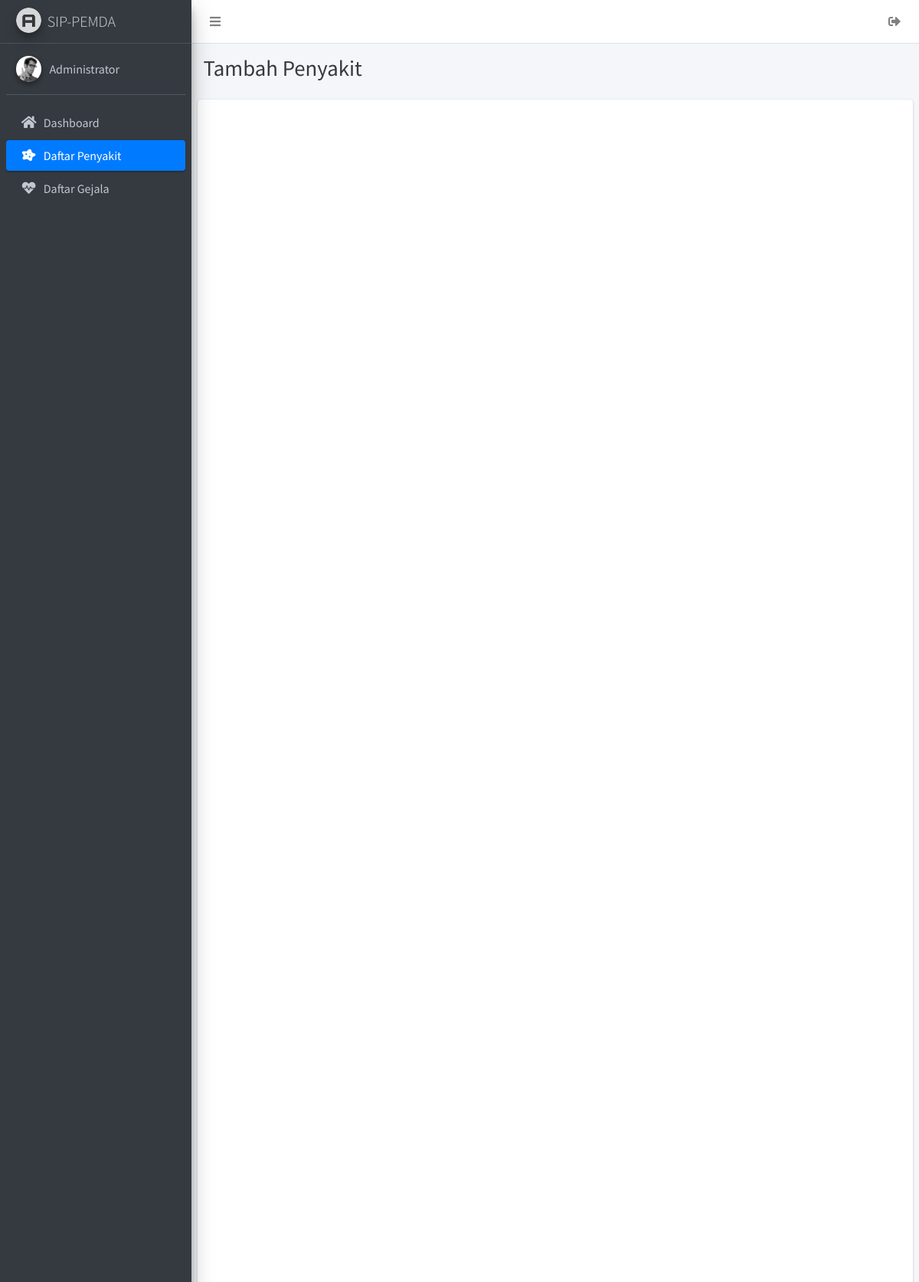
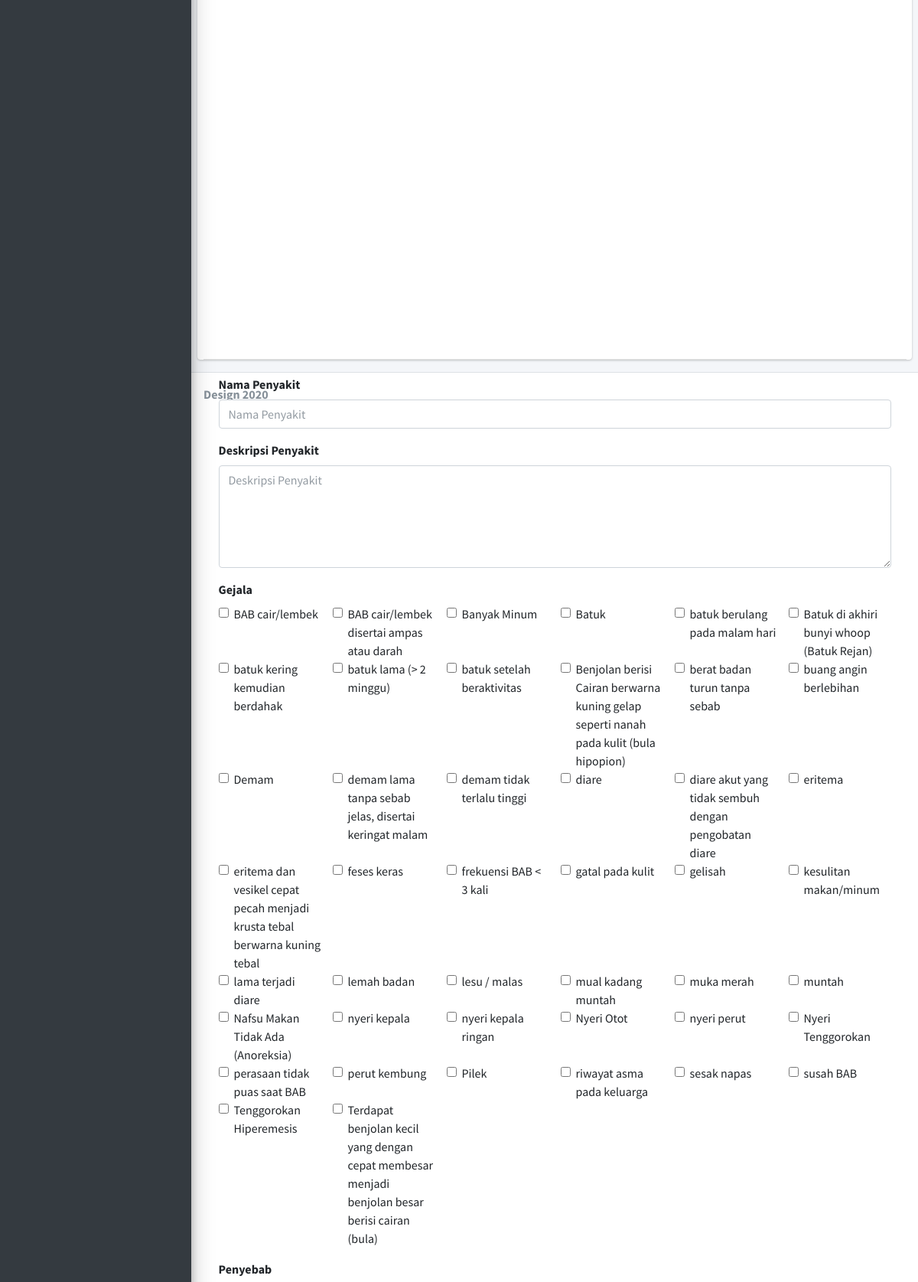
/pages/add_disease.php (signed in, upper part), run on the app's committed database (2 pictures, top to bottom).
### tables this page shows
CREATE TABLE `gejala` (
  `id` int(10) NOT NULL,
  `nama` varchar(255) NOT NULL
);

### pages/add_disease.php (the view, shortened to what this page needs)
<?php
  include '../connect.php';
  $query = "SELECT * FROM `gejala` ORDER BY `nama` ASC;";
  $sql = mysqli_query($mysqli, $query);
?>
<!DOCTYPE html>
<html>
  <head>
    <link rel="stylesheet" href="../plugins/fontawesome-free/css/all.min.css">
    <link rel="stylesheet" href="https://code.ionicframework.com/ionicons/2.0.1/css/ionicons.min.css">
    <link rel="stylesheet" href="../plugins/tempusdominus-bootstrap-4/css/tempusdominus-bootstrap-4.min.css">
    <link rel="stylesheet" href="../plugins/icheck-bootstrap/icheck-bootstrap.min.css">
    <link rel="stylesheet" href="../plugins/jqvmap/jqvmap.min.css">
    <link rel="stylesheet" href="../dist/css/adminlte.min.css">
    <link rel="stylesheet" href="../plugins/overlayScrollbars/css/OverlayScrollbars.min.css">
    <link rel="stylesheet" href="../plugins/daterangepicker/daterangepicker.css">
    <link rel="stylesheet" href="../plugins/summernote/summernote-bs4.css">
  </head>
  <body class="hold-transition sidebar-mini layout-fixed">
    <div class="wrapper">
      <nav class="main-header navbar navbar-expand navbar-white navbar-light">
        <ul class="navbar-nav">
          <li class="nav-item">
            <a class="nav-link" data-widget="pushmenu" href="#" role="button"><i class="fas fa-bars"></i></a>
          </li>
        </ul>
        <ul class="navbar-nav ml-auto">
          <li class="nav-item">
            <a class="nav-link" href="logout.html">
              <i class="fas fa-sign-out-alt"></i>
            </a>
          </li>
        </ul>
      </nav>
      <aside class="main-sidebar sidebar-dark-primary elevation-4">
        <a href="index.html" class="brand-link">
          <img src="../dist/img/AdminLTELogo.png" alt="AdminLTE Logo" class="brand-image img-circle elevation-3"
              style="opacity: .8">
          <span class="brand-text font-weight-light">SIP-PEMDA</span>
        </a>
        <div class="sidebar">
          <div class="user-panel mt-3 pb-3 mb-3 d-flex">
            <div class="image">
              <img src="../dist/img/user2-160x160.jpg" class="img-circle elevation-2" alt="User Image">
            </div>
            <div class="info">
              <a href="profil.html" class="d-block">Administrator</a>
            </div>
          </div>
          <nav class="mt-2">
            <ul class="nav nav-pills nav-sidebar flex-column nav-child-indent" data-widget="treeview" role="menu" data-accordion="false">
              <li class="nav-item">
                <a href="dashboard.php" class="nav-link">
                  <i class="nav-icon fas fa-home"></i>
                  <p>
                    Dashboard
                  </p>
                </a>
              </li>
              <li class="nav-item">
                <a href="diseases.php" class="nav-link active">
                  <i class="nav-icon fas fa-disease"></i>
                  <p>
                    Daftar Penyakit
                  </p>
                </a>
              </li>
              <li class="nav-item">
                <a href="symptoms.php" class="nav-link">
                  <i class="nav-icon fas fa-heartbeat"></i>
                  <p>
                    Daftar Gejala
                  </p>
                </a>
              </li>
            </ul>
          </nav>
        </div>
      </aside>
      <div class="content-wrapper">
        <div class="content-header">
          <div class="container-fluid">
            <div class="row mb-2">
              <div class="col-sm-6">
                <h1 class="m-0 text-dark">Tambah Penyakit</h1>
              </div>
            </div>
          </div>
        </div>
        <section class="content">
          <div class="container-fluid">
            <div class="row">
              <div class="card col-12">
                <div class="card-header col-12">
                </div>
                <div class="card-body">
                  <form action="../functions/add_diseases.php" method="post">
                    <div class="form-group">
                      <label for="">Nama Penyakit</label>
                      <input type="text" class="form-control" placeholder="Nama Penyakit" id="nama" name="nama">
                    </div>
                    <div class="form-group">
                      <label for="">Deskripsi Penyakit</label>
                      <textarea name="penjelasan" id="penjelasan" rows="5" class="form-control" placeholder="Deskripsi Penyakit"></textarea>
                    </div>
                    <div class="form-group">
                      <label for="">Gejala</label>
                      <div class="row">
                        <?php
                          while($datas = mysqli_fetch_assoc($sql)){
                        ?>
                        <div class="col-2">
                          <div class="form-check">
                            <input class="form-check-input" type="checkbox" name="gejala[]" id="<?php echo $datas['id']; ?>" value="<?php echo $datas['id']; ?>">
                            <label class="form-check-label" for="<?php echo $datas['id']; ?>"><?php echo $datas['nama']; ?></label>
                          </div>
                        </div>
                        <?php } ?>
                      </div>
                    </div>
                    <div class="form-group">
                      <label for="">Penyebab</label>
                    </div>
                  </form>
                </div>
              </div>
            </div>
          </div>
        </section>
      </div>
      <footer class="main-footer">
        <strong>Design 2020</strong>
      </footer>
    </div>
  </body>
</html>

### data on the page
gejala: nama "BAB cair/lembek"
gejala: nama "BAB cair/lembek disertai ampas atau darah"
gejala: nama "Banyak Minum"
gejala: nama "Batuk"
gejala: nama "batuk berulang pada malam hari"
gejala: nama "Batuk di akhiri bunyi whoop (Batuk Rejan)"
gejala: nama "batuk kering kemudian berdahak"
gejala: nama "batuk lama (> 2 minggu)"
gejala: nama "batuk setelah beraktivitas"
gejala: nama "Benjolan berisi Cairan berwarna kuning gelap seperti nanah pada kulit (bula hipopion)"
gejala: nama "berat badan turun tanpa sebab"
gejala: nama "buang angin berlebihan"
gejala: nama "Demam"
gejala: nama "demam lama tanpa sebab jelas, disertai keringat malam"
gejala: nama "demam tidak terlalu tinggi"
gejala: nama "diare"
gejala: nama "diare akut yang tidak sembuh dengan pengobatan diare"
gejala: nama "eritema"
gejala: nama "eritema dan vesikel cepat pecah menjadi krusta tebal berwarna kuning tebal"
gejala: nama "feses keras"
gejala: nama "frekuensi BAB < 3 kali"
gejala: nama "gatal pada kulit"
gejala: nama "gelisah"
gejala: nama "kesulitan makan/minum"
gejala: nama "lama terjadi diare"
gejala: nama "lemah badan"
gejala: nama "lesu / malas"
gejala: nama "mual kadang muntah"
gejala: nama "muka merah"
gejala: nama "muntah"
gejala: nama "Nafsu Makan Tidak Ada (Anoreksia)"
gejala: nama "nyeri kepala"
gejala: nama "nyeri kepala ringan"
gejala: nama "Nyeri Otot"
gejala: nama "nyeri perut"
gejala: nama "Nyeri Tenggorokan"
gejala: nama "perasaan tidak puas saat BAB"
gejala: nama "perut kembung"
gejala: nama "Pilek"
gejala: nama "riwayat asma pada keluarga"
gejala: nama "sesak napas"
gejala: nama "susah BAB"
gejala: nama "Tenggorokan Hiperemesis"
gejala: nama "Terdapat benjolan kecil yang dengan cepat membesar menjadi benjolan besar berisi cairan (bula)"
